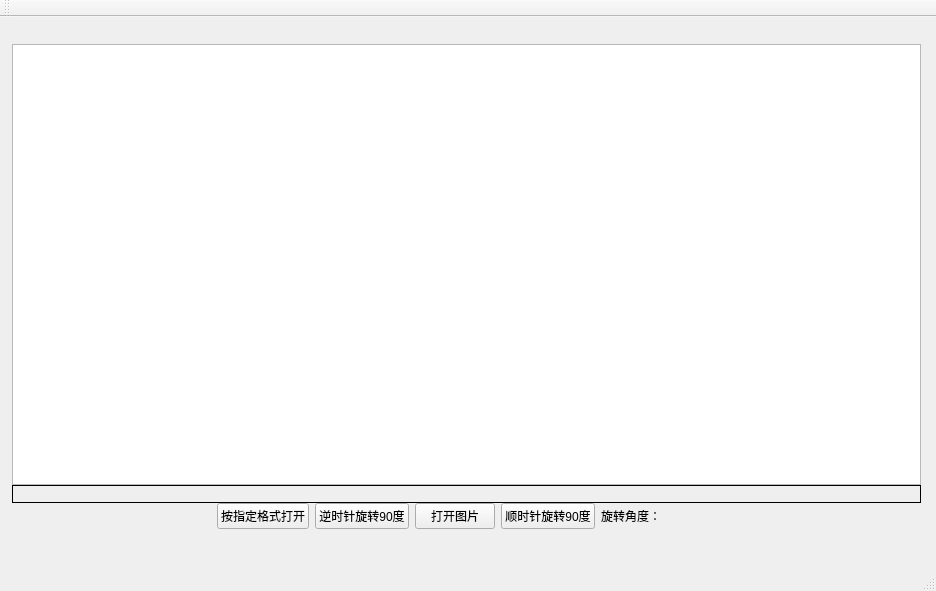
<?xml version="1.0" encoding="UTF-8"?>
<ui version="4.0">
 <class>MainWindow</class>
 <widget class="QMainWindow" name="MainWindow">
  <property name="geometry">
   <rect>
    <x>0</x>
    <y>0</y>
    <width>936</width>
    <height>591</height>
   </rect>
  </property>
  <property name="windowTitle">
   <string>MainWindow</string>
  </property>
  <widget class="QWidget" name="centralWidget">
   <widget class="QWidget" name="layoutWidget">
    <property name="geometry">
     <rect>
      <x>1</x>
      <y>2</y>
      <width>931</width>
      <height>521</height>
     </rect>
    </property>
    <layout class="QVBoxLayout" name="verticalLayout">
     <property name="spacing">
      <number>0</number>
     </property>
     <item>
      <layout class="QHBoxLayout" name="horizontalLayout_3">
       <property name="spacing">
        <number>0</number>
       </property>
       <item>
        <widget class="QLabel" name="filenamelabel">
         <property name="maximumSize">
          <size>
           <width>500</width>
           <height>20</height>
          </size>
         </property>
         <property name="text">
          <string/>
         </property>
        </widget>
       </item>
      </layout>
     </item>
     <item>
      <widget class="QGraphicsView" name="m_graphicsView"/>
     </item>
     <item>
      <widget class="QLabel" name="otherinfolabel">
       <property name="maximumSize">
        <size>
         <width>16777215</width>
         <height>100</height>
        </size>
       </property>
       <property name="font">
        <font>
         <family>微软雅黑</family>
        </font>
       </property>
       <property name="styleSheet">
        <string notr="true">QLabel{border:1px solid rgb(0,0,0);}</string>
       </property>
       <property name="midLineWidth">
        <number>0</number>
       </property>
       <property name="text">
        <string/>
       </property>
      </widget>
     </item>
     <item>
      <layout class="QHBoxLayout" name="horizontalLayout">
       <item>
        <spacer name="horizontalSpacer">
         <property name="orientation">
          <enum>Qt::Horizontal</enum>
         </property>
         <property name="sizeHint" stdset="0">
          <size>
           <width>40</width>
           <height>20</height>
          </size>
         </property>
        </spacer>
       </item>
       <item>
        <widget class="QPushButton" name="open_format_pushButton">
         <property name="text">
          <string>按指定格式打开</string>
         </property>
        </widget>
       </item>
       <item>
        <widget class="QPushButton" name="leftrotate_pushButton">
         <property name="text">
          <string>逆时针旋转90度</string>
         </property>
        </widget>
       </item>
       <item>
        <widget class="QPushButton" name="open_pushButton">
         <property name="text">
          <string>打开图片</string>
         </property>
        </widget>
       </item>
       <item>
        <widget class="QPushButton" name="rightrotate_pushButton">
         <property name="text">
          <string>顺时针旋转90度</string>
         </property>
        </widget>
       </item>
       <item>
        <widget class="QLabel" name="label">
         <property name="maximumSize">
          <size>
           <width>16777215</width>
           <height>20</height>
          </size>
         </property>
         <property name="text">
          <string>旋转角度：</string>
         </property>
        </widget>
       </item>
       <item>
        <widget class="QLabel" name="rotate_label">
         <property name="minimumSize">
          <size>
           <width>50</width>
           <height>0</height>
          </size>
         </property>
         <property name="maximumSize">
          <size>
           <width>200</width>
           <height>20</height>
          </size>
         </property>
         <property name="text">
          <string/>
         </property>
        </widget>
       </item>
       <item>
        <spacer name="horizontalSpacer_2">
         <property name="orientation">
          <enum>Qt::Horizontal</enum>
         </property>
         <property name="sizeHint" stdset="0">
          <size>
           <width>40</width>
           <height>20</height>
          </size>
         </property>
        </spacer>
       </item>
      </layout>
     </item>
    </layout>
   </widget>
  </widget>
  <widget class="QMenuBar" name="menuBar">
   <property name="geometry">
    <rect>
     <x>0</x>
     <y>0</y>
     <width>936</width>
     <height>27</height>
    </rect>
   </property>
  </widget>
  <widget class="QToolBar" name="mainToolBar">
   <attribute name="toolBarArea">
    <enum>TopToolBarArea</enum>
   </attribute>
   <attribute name="toolBarBreak">
    <bool>false</bool>
   </attribute>
  </widget>
  <widget class="QStatusBar" name="statusBar"/>
 </widget>
 <layoutdefault spacing="6" margin="11"/>
 <resources/>
 <connections/>
</ui>
